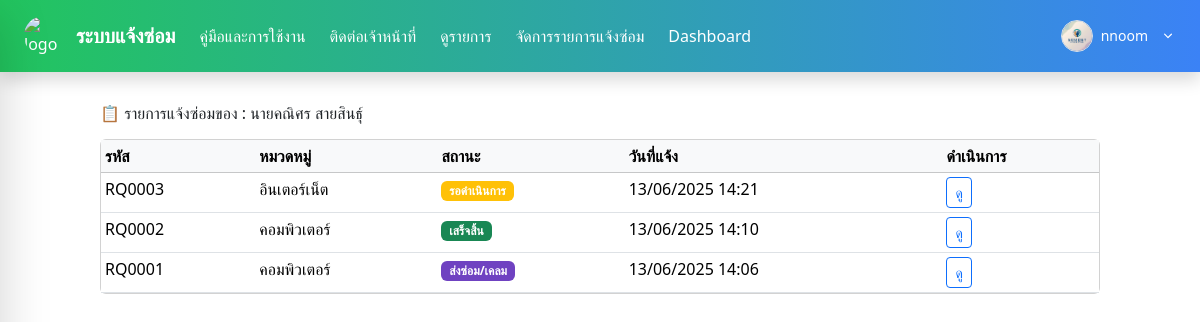
Page /my_repairs/ (signed in) on the committed database.
### Report/models.py (models this page shows, shortened)
class RepairRequest(models.Model):
    CATEGORY_CHOICES = [
        ('คอมพิวเตอร์', 'คอมพิวเตอร์'),
        ('โปรแกรม', 'โปรแกรม'),
        ('เครื่องปริ้น', 'เครื่องปริ้น'),
        ('อินเตอร์เน็ต', 'อินเตอร์เน็ต'),
    ]
    STATUS_CHOICES = [
        ('pending', 'รอดำเนินการ'),
        ('in_progress', 'กำลังดำเนินการ'),
        ('completed', 'เสร็จสิ้น'),
        ('repairclaim', 'ส่งซ่อม/เคลม'),
        ('cancelled', 'ยกเลิก'),
    ]
    STATUS_CHOICES1 = [
        ('ไม่เร่งด่วน', 'ไม่เร่งด่วน'),
        ('เร่งด่วน', 'เร่งด่วน'),
    ]
    history = HistoricalRecords()
    request_id = models.CharField(max_length=10, blank=True, unique=True,)
    category = models.CharField(max_length=100, choices=CATEGORY_CHOICES)
    sub_item = models.CharField(max_length=100, blank=True)
    detail = models.TextField(max_length=100)
    department = models.CharField(max_length=100)
    device_code = models.CharField(max_length=100, blank=True)
    unknown_device = models.BooleanField(default=False)
    status = models.CharField(max_length=20, choices=STATUS_CHOICES,default='pending')
    status_user = models.CharField(max_length=20, choices=STATUS_CHOICES1)
    created_at = models.DateTimeField(auto_now_add=True)
    assigned_staff = models.CharField(max_length=100, blank=True, null=True)
    created_by = models.ForeignKey(User, on_delete=models.SET_NULL, null=True, related_name='created_repairs')
    completed_at = models.DateTimeField(null=True, blank=True )
    in_progress_at = models.DateTimeField(null=True, blank=True)
    assigned_to = models.ForeignKey(User, on_delete=models.SET_NULL, null=True, blank=True, related_name='assigned_repairs')
    reported_by = models.ForeignKey(User, on_delete=models.SET_NULL, null=True, blank=True)
    repairclaim_at = models.DateTimeField(null=True, blank=True)
    remark = models.TextField(blank=True)
    asset_number = models.CharField(max_length=255, blank=True, null=True)
    class Meta:
        ordering = ['-created_at']
        verbose_name = "รายการแจ้งซ่อม"
        verbose_name_plural = "รายการแจ้งซ่อมทั้งหมด"

### Report/views.py (the view)
# urls.py: path('my_repairs/', views.my_repairs, name='my_repairs'),
@login_required
def my_repairs(request):
    user_reports = RepairRequest.objects.filter(reported_by=request.user).order_by('-created_at')
    return render(request, 'my_repairs.html', {'user_reports': user_reports})

### Report/templatetags/status_color.py (called while the page is built)
@register.filter
def get_status_color(status):
    return {
        'pending': 'warning',
        'in_progress': 'primary',
        'completed': 'success',
        'repairclaim': 'purple',
        'cancelled': 'danger',
    }.get(status, 'secondary')

### Report/templates/my_repairs.html
{% extends 'base.html' %}
{% load static %}
{% load status_color %}
{% block content %}
<div class="container mt-4">
    <h2 class="mb-3">📋 รายการแจ้งซ่อมของ : {{ request.user.first_name }} {{ request.user.last_name }}</h2>
    <div class="card">
        <div class="card-body p-0">
            <div class="table-responsive" style="max-height: 60vh; overflow-y: auto;">
                <table class="table table-hover table-sm mb-0 w-100">
                    <thead class="table-light">
                        <tr>
                            <th>รหัส</th>
                            <th>หมวดหมู่</th>
                            <th>สถานะ</th>
                            <th>วันที่แจ้ง</th>
                            <th>ดำเนินการ</th>
                        </tr>
                    </thead>
                    <tbody>
                        {% for report in user_reports %}
                        <tr>
                            <td>{{ report.request_id }}</td>
                            <td>{{ report.category }}</td>
                            <td>
                                <span class="badge bg-{{ report.status|get_status_color }}">
                                    {{ report.get_status_display }}
                                </span>
                            </td>
                            <td>{{ report.created_at|date:"d/m/Y H:i" }}</td>
                            <td>
                                <a href="{% url 'repair_detail' report.id %}"
                                    class="btn btn-sm btn-outline-primary">ดู</a>
                            </td>
                        </tr>
                        {% empty %}
                        <tr>
                            <td colspan="5" class="text-center text-muted">ยังไม่มีรายการแจ้งซ่อม</td>
                        </tr>
                        {% endfor %}
                    </tbody>
                </table>
            </div>
        </div>
    </div>
</div>
{% endblock %}

### Report/templates/base.html (shortened to what this page needs)
{% load static %}
<!DOCTYPE html>
<html lang="en">
<head>
  <script src="https://cdn.tailwindcss.com"></script>
  <link href="https://cdn.jsdelivr.net/npm/bootstrap@5.3.3/dist/css/bootstrap.min.css" rel="stylesheet">
  <link rel="stylesheet" href="https://cdnjs.cloudflare.com/ajax/libs/font-awesome/6.5.0/css/all.min.css" />
  <link href="https://cdn.jsdelivr.net/npm/bootstrap-icons@1.10.5/font/bootstrap-icons.css" rel="stylesheet">
</head>
<body>
  <nav
    class="fixed top-0 left-0 right-0 bg-gradient-to-r from-green-500 to-blue-500 text-white flex justify-between items-center px-4 py-3 shadow z-50">
    <div class="flex items-center space-x-6">
      <a href="/" class="flex items-center space-x-3">
        <img src="https://sdh.go.th/img/sdh.jpg" class="w-10 h-10 rounded-full" alt="logo">
        <span class="text-xl font-bold whitespace-nowrap">ระบบแจ้งซ่อม</span>
      </a>
      <div class="hidden md:flex items-center space-x-6">
        <a class="nav-link" href="/about">คู่มือและการใช้งาน</a>
        <a class="nav-link cursor-pointer" onclick="openModal()">ติดต่อเจ้าหน้าที่</a>
        <a class="nav-link" href="/repair-table">ดูรายการ</a>
        {% if user.is_staff %}
        <a class="nav-link" href="/pl_admin">จัดการรายการแจ้งซ่อม</a>
        <a class="nav-link" href="/dashadmin">Dashboard</a>
        {% endif %}
      </div>
    </div>
    {% if user.is_authenticated %}
    <div class="relative">
      <button onclick="toggleDropdown()" class="flex items-center gap-2 focus:outline-none" id="profileButton">
        <img src="{% static 'Report/images/pf-somdet.png' %}" alt="Profile" class="w-8 h-8 rounded-full border">
        <span class="text-sm font-medium">{{ request.user.username }}</span>
        <svg class="w-4 h-4 ml-1" fill="currentColor" viewBox="0 0 20 20">
          <path fill-rule="evenodd"
            d="M5.23 7.21a.75.75 0 011.06.02L10 10.94l3.71-3.71a.75.75 0 111.06 1.06l-4.24 4.25a.75.75 0 01-1.06 0L5.25 8.27a.75.75 0 01-.02-1.06z"
            clip-rule="evenodd" />
        </svg>
      </button>
    </div>
    {% endif %}
  </nav>
  <main id="main-content" class="content-transition flex-1 ml-0 pt-20">
    {% block content %}
    {% endblock %}
  </main>
</body>
</html>

### Report/templates/base.html (style rules this page uses)
.content-transition { transition: all 0.3s; }
.bg-purple { background-color: #6f42c1 !important; color: white; }

### rows in the picture
RepairRequest: request_id "RQ0003", category "อินเตอร์เน็ต", status "รอดำเนินการ", created_at "13/06/2025 14:21"
RepairRequest: request_id "RQ0002", category "คอมพิวเตอร์", status "เสร็จสิ้น", created_at "13/06/2025 14:10"
RepairRequest: request_id "RQ0001", category "คอมพิวเตอร์", status "ส่งซ่อม/เคลม", created_at "13/06/2025 14:06"

### other values in the picture
{{ request.user.username }} "nnoom"
{{ request.user.first_name }} "นายคณิศร"
{{ request.user.last_name }} "สายสินธุ์"
